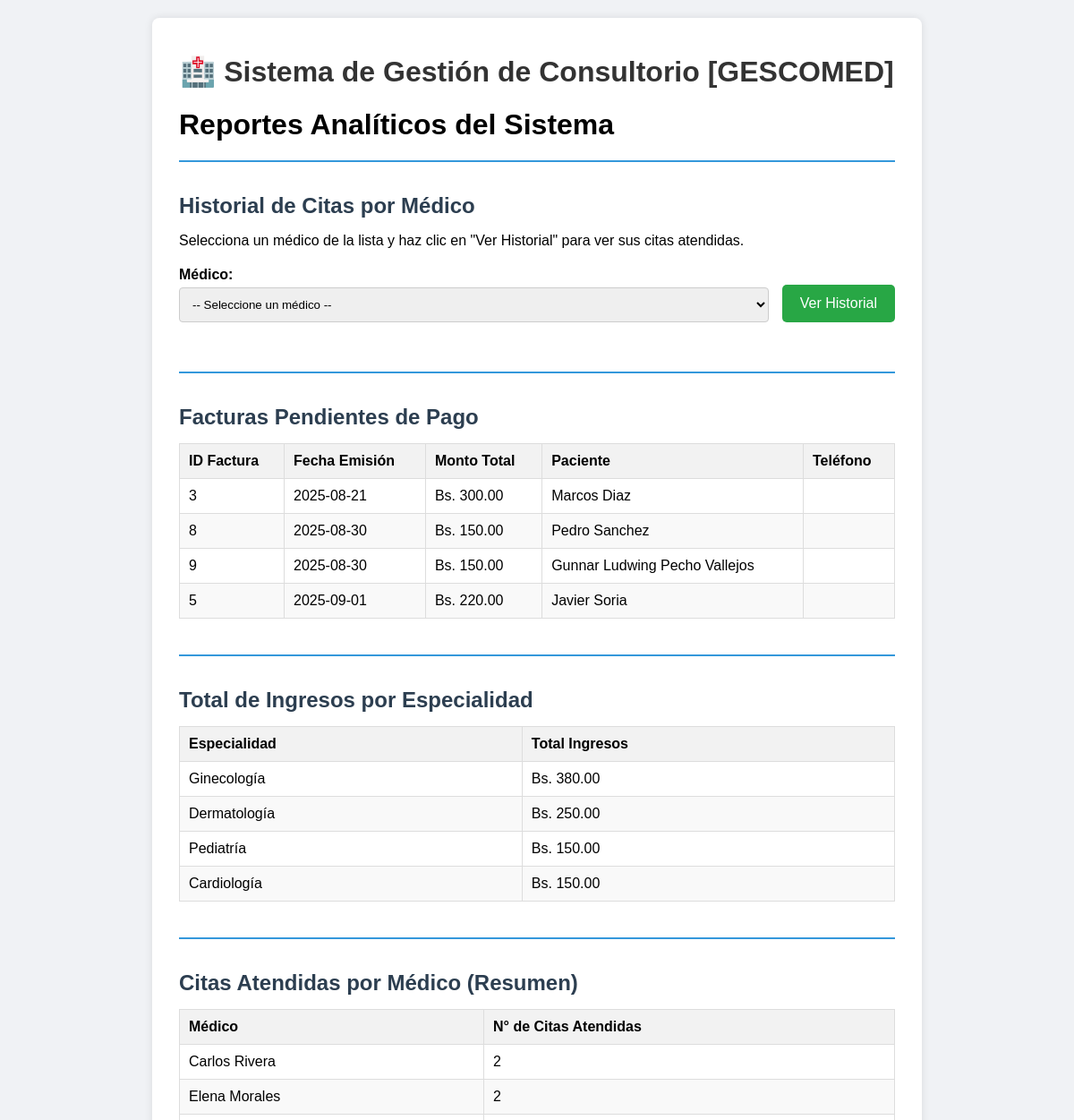
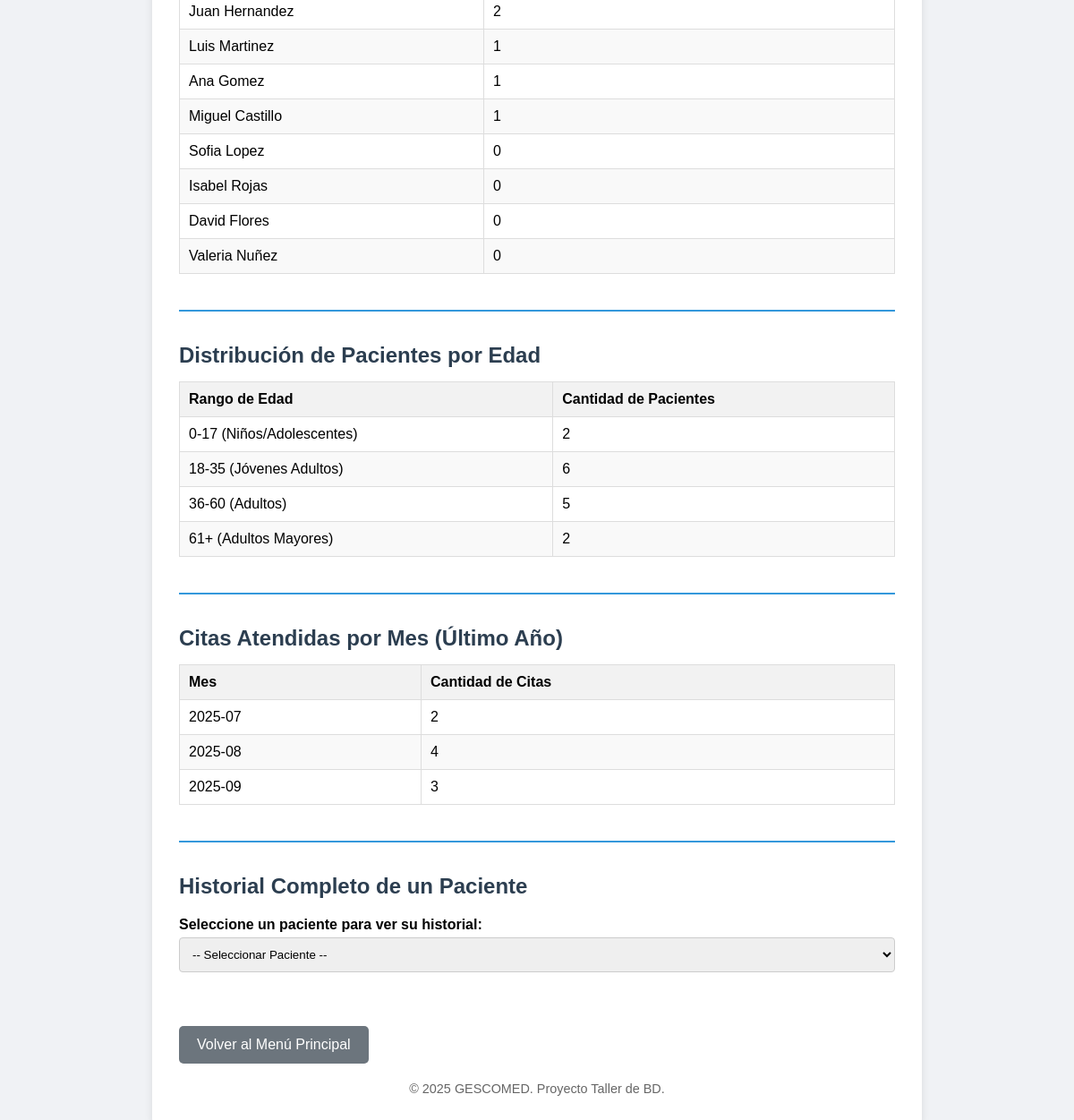
Page /app_php/reportes.php on the committed database (2 pictures, top to bottom).
### tables this page shows
CREATE TABLE `factura` (
  `id_factura` int(11) NOT NULL,
  `id_cita` int(11) NOT NULL,
  `monto_total` decimal(10,2) NOT NULL,
  `estado_pago` enum('pendiente','pagada') DEFAULT 'pendiente',
  `fecha_emision` date NOT NULL
);

### app_php/reportes.php (the view, shortened to what this page needs)
<?php
require_once 'includes/db_connection.php';
try {
    $sql_ingresos = "SELECT e.nombre_especialidad, SUM(f.monto_total) AS total_ingresos FROM factura f JOIN cita c ON f.id_cita = c.id_cita JOIN medico m ON c.id_medico = m.id_medico JOIN especialidad e ON m.id_especialidad = e.id_especialidad WHERE f.estado_pago = 'pagada' GROUP BY e.nombre_especialidad ORDER BY total_ingresos DESC";
    $reporte_ingresos = $pdo->query($sql_ingresos)->fetchAll();
    $sql_citas_medico = "SELECT CONCAT(m.nombre, ' ', m.apellido) AS nombre_medico, fn_contar_citas_medico(m.id_medico) AS citas_atendidas FROM medico m ORDER BY citas_atendidas DESC";
    $reporte_citas_medico = $pdo->query($sql_citas_medico)->fetchAll();
    $sql_edad = "SELECT CASE WHEN fn_obtener_edad_paciente(fecha_nacimiento) BETWEEN 0 AND 17 THEN '0-17 (Niños/Adolescentes)' WHEN fn_obtener_edad_paciente(fecha_nacimiento) BETWEEN 18 AND 35 THEN '18-35 (Jóvenes Adultos)' WHEN fn_obtener_edad_paciente(fecha_nacimiento) BETWEEN 36 AND 60 THEN '36-60 (Adultos)' ELSE '61+ (Adultos Mayores)' END AS rango_edad, COUNT(id_paciente) AS numero_de_pacientes FROM paciente GROUP BY rango_edad ORDER BY rango_edad";
    $reporte_edad = $pdo->query($sql_edad)->fetchAll();
    $sql_citas_mes = "SELECT DATE_FORMAT(fecha_cita, '%Y-%m') AS mes, COUNT(id_cita) AS cantidad_citas FROM cita WHERE estado = 'atendida' AND fecha_cita >= DATE_SUB(CURDATE(), INTERVAL 1 YEAR) GROUP BY mes ORDER BY mes ASC";
    $reporte_citas_mes = $pdo->query($sql_citas_mes)->fetchAll();
    $sql_facturas_pendientes = "SELECT f.id_factura, f.fecha_emision, f.monto_total, CONCAT(p.nombre, ' ', p.apellido) AS nombre_paciente, (SELECT valor FROM contacto_paciente cp WHERE cp.id_paciente = p.id_paciente AND cp.tipo_contacto = 'telefono' LIMIT 1) AS telefono_paciente FROM factura f JOIN cita c ON f.id_cita = c.id_cita JOIN paciente p ON c.id_paciente = p.id_paciente WHERE f.estado_pago = 'pendiente' ORDER BY f.fecha_emision ASC";
    $reporte_facturas_pendientes = $pdo->query($sql_facturas_pendientes)->fetchAll();
} catch (PDOException $e) {
    $error_message = "Error al generar los reportes: " . $e->getMessage();
}
?>
<?php include 'includes/header.php'; ?>
<h1>Reportes Analíticos del Sistema</h1>
<?php if (isset($error_message)): ?>
    <div class="message error"><?php echo $error_message; ?></div>
<?php else: ?>
    <div class="report-container">
        <h2>Historial de Citas por Médico</h2>
        <p>Selecciona un médico de la lista y haz clic en "Ver Historial" para ver sus citas atendidas.</p>
        <form action="reportes.php#historial-medico" method="GET" class="data-form">
            <div style="display: flex; gap: 15px; align-items: flex-end;">
                <div class="form-group" style="flex-grow: 1;">
                    <label for="ver_medico_id">Médico:</label>
                    <select name="ver_medico_id" id="ver_medico_id" required>
                        <option value="">-- Seleccione un médico --</option>
                    </select>
                </div>
                <div class="form-group">
                    <button type="submit" class="btn">Ver Historial</button>
                </div>
            </div>
        </form>
    </div>
    <div class="report-container">
        <h2>Facturas Pendientes de Pago</h2>
        <?php if (!empty($reporte_facturas_pendientes)): ?>
            <table class="report-table">
                <thead><tr><th>ID Factura</th><th>Fecha Emisión</th><th>Monto Total</th><th>Paciente</th><th>Teléfono</th></tr></thead>
                <tbody>
                    <?php foreach ($reporte_facturas_pendientes as $fila): ?>
                        <tr>
                            <td><?php echo htmlspecialchars($fila['id_factura']); ?></td>
                            <td><?php echo htmlspecialchars($fila['fecha_emision']); ?></td>
                            <td>Bs. <?php echo htmlspecialchars(number_format($fila['monto_total'], 2)); ?></td>
                            <td><?php echo htmlspecialchars($fila['nombre_paciente']); ?></td>
                            <td><?php echo htmlspecialchars($fila['telefono_paciente']); ?></td>
                        </tr>
                    <?php endforeach; ?>
                </tbody>
            </table>
        <?php else: ?><p class="no-data">No hay facturas pendientes.</p><?php endif; ?>
    </div>
    <div class="report-container">
        <h2>Total de Ingresos por Especialidad</h2>
        <?php if (!empty($reporte_ingresos)): ?>
            <table class="report-table">
                <thead><tr><th>Especialidad</th><th>Total Ingresos</th></tr></thead>
                <tbody>
                    <?php foreach ($reporte_ingresos as $fila): ?>
                        <tr>
                            <td><?php echo htmlspecialchars($fila['nombre_especialidad']); ?></td>
                            <td>Bs. <?php echo htmlspecialchars(number_format($fila['total_ingresos'], 2)); ?></td>
                        </tr>
                    <?php endforeach; ?>
                </tbody>
            </table>
        <?php else: ?><p class="no-data">No hay ingresos registrados para mostrar.</p><?php endif; ?>
    </div>
    <div class="report-container">
        <h2>Citas Atendidas por Médico (Resumen)</h2>
        <?php if (!empty($reporte_citas_medico)): ?>
            <table class="report-table">
                <thead><tr><th>Médico</th><th>N° de Citas Atendidas</th></tr></thead>
                <tbody>
                    <?php foreach ($reporte_citas_medico as $fila): ?>
                        <tr>
                            <td><?php echo htmlspecialchars($fila['nombre_medico']); ?></td>
                            <td><?php echo htmlspecialchars($fila['citas_atendidas']); ?></td>
                        </tr>
                    <?php endforeach; ?>
                </tbody>
            </table>
        <?php else: ?><p class="no-data">No hay datos de citas para mostrar.</p><?php endif; ?>
    </div>
    <div class="report-container">
        <h2>Distribución de Pacientes por Edad</h2>
        <?php if (!empty($reporte_edad)): ?>
            <table class="report-table">
                <thead><tr><th>Rango de Edad</th><th>Cantidad de Pacientes</th></tr></thead>
                <tbody>
                    <?php foreach ($reporte_edad as $fila): ?>
                        <tr>
                            <td><?php echo htmlspecialchars($fila['rango_edad']); ?></td>
                            <td><?php echo htmlspecialchars($fila['numero_de_pacientes']); ?></td>
                        </tr>
                    <?php endforeach; ?>
                </tbody>
            </table>
        <?php else: ?><p class="no-data">No hay pacientes registrados para calcular rangos de edad.</p><?php endif; ?>
    </div>
    <div class="report-container">
        <h2>Citas Atendidas por Mes (Último Año)</h2>
        <?php if (!empty($reporte_citas_mes)): ?>
            <table class="report-table">
                <thead><tr><th>Mes</th><th>Cantidad de Citas</th></tr></thead>
                <tbody>
                    <?php foreach ($reporte_citas_mes as $fila): ?>
                        <tr>
                            <td><?php echo htmlspecialchars($fila['mes']); ?></td>
                            <td><?php echo htmlspecialchars($fila['cantidad_citas']); ?></td>
                        </tr>
                    <?php endforeach; ?>
                </tbody>
            </table>
        <?php else: ?><p class="no-data">No hay citas en el último año para mostrar.</p><?php endif; ?>
    </div>
    <div id="historial-paciente" class="report-container">
        <h2>Historial Completo de un Paciente</h2>
        <form action="reportes.php#historial-paciente" method="GET" class="data-form">
            <div class="form-group">
                <label for="id_paciente">Seleccione un paciente para ver su historial:</label>
                <select name="id_paciente" id="id_paciente" onchange="this.form.submit()">
                    <option value="">-- Seleccionar Paciente --</option>
                </select>
            </div>
        </form>
    </div>
    <a href="index.php" class="btn-secondary" style="display:inline-block; margin-top: 20px;">Volver al Menú Principal</a>
<?php endif; ?>
<?php include 'includes/footer.php'; ?>

### app_php/css/style.css (style rules this page uses)
body { font-family: sans-serif; background-color: #f0f2f5; margin: 0; padding: 20px; }
.data-form { margin-top: 20px; }
.form-group { margin-bottom: 15px; }
.form-group label { display: block; margin-bottom: 5px; font-weight: bold; }
.btn, .btn-secondary { padding: 12px 20px; border: none; border-radius: 5px; cursor: pointer; text-decoration: none; font-size: 1em; display: inline-block; }
.btn { background-color: #28a745; color: white; }
.btn-secondary { background-color: #6c757d; color: white; }
.form-group input[type="text"], .form-group input[type="date"], .form-group input[type="time"], .form-group input[type="tel"], .form-group input[type="email"], .form-group select { width: 100%; padding: 10px; border: 1px solid #ccc; border-radius: 4px; box-sizing: border-box; }
.report-container { margin-bottom: 40px; border-top: 2px solid #3498db; padding-top: 15px; }
.report-container h2 { color: #2c3e50; margin-bottom: 15px; }
.report-table { width: 100%; border-collapse: collapse; margin-bottom: 20px; }
.report-table th, .report-table td { border: 1px solid #ddd; padding: 10px; text-align: left; }
.report-table thead { background-color: #f2f2f2; font-weight: bold; }
.report-table tbody tr:nth-child(even) { background-color: #f9f9f9; }

### rows in the picture
factura: id_factura "3", fecha_emision "2025-08-21", monto_total "300.00", nombre_paciente "Marcos Diaz"
factura: id_factura "8", fecha_emision "2025-08-30", monto_total "150.00", nombre_paciente "Pedro Sanchez"
factura: id_factura "9", fecha_emision "2025-08-30", monto_total "150.00", nombre_paciente "Gunnar Ludwing Pecho Vallejos"
factura: id_factura "5", fecha_emision "2025-09-01", monto_total "220.00", nombre_paciente "Javier Soria"

### other values in the picture
$fila['nombre_especialidad'] "Ginecología"
$fila['total_ingresos'] "380.00"
$fila['nombre_especialidad'] "Dermatología"
$fila['total_ingresos'] "250.00"
$fila['nombre_especialidad'] "Pediatría"
$fila['total_ingresos'] "150.00"
$fila['nombre_especialidad'] "Cardiología"
$fila['nombre_medico'] "Carlos Rivera"
$fila['citas_atendidas'] "2"
$fila['nombre_medico'] "Elena Morales"
$fila['nombre_medico'] "Juan Hernandez"
$fila['nombre_medico'] "Luis Martinez"
$fila['citas_atendidas'] "1"
$fila['nombre_medico'] "Ana Gomez"
$fila['nombre_medico'] "Miguel Castillo"
